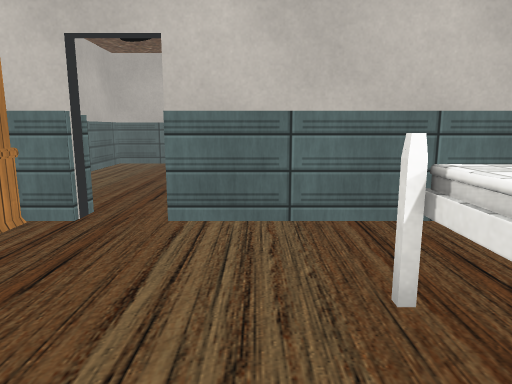
view 1 (above)

23 first-person views from a walk through a 3-D level made in the Unity game engine. The camera is 1.3 m above the floor, tilts 10° down and sees 70° across. The floor is counted in squares, 1 m on a side. Each view is taken from the middle of a square. On the plan, view 1 faces up. The plan holds only what a view shows up to about 15 squares ahead; the rest is blank. The place goes on beyond the plan. The player is left out. Door leaves are left out, so doorways stand open. Some surface patterns are stand-ins.

view 2
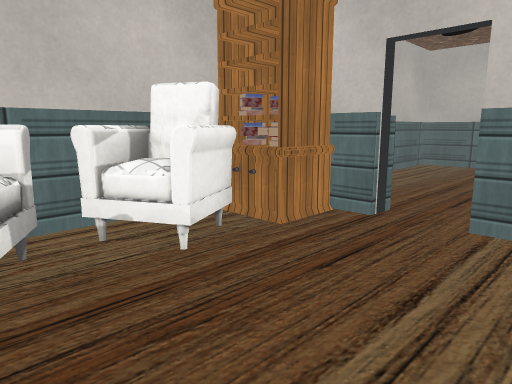

view 3
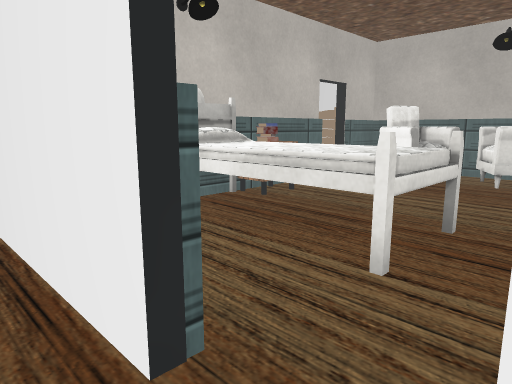

view 4
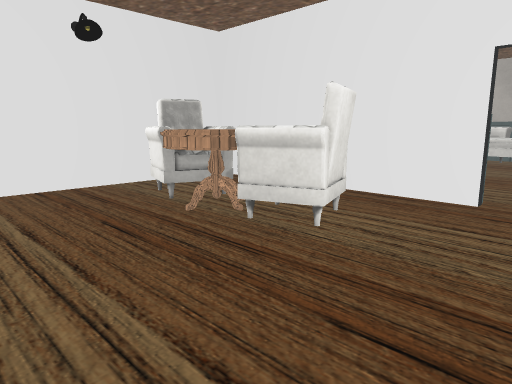

view 5
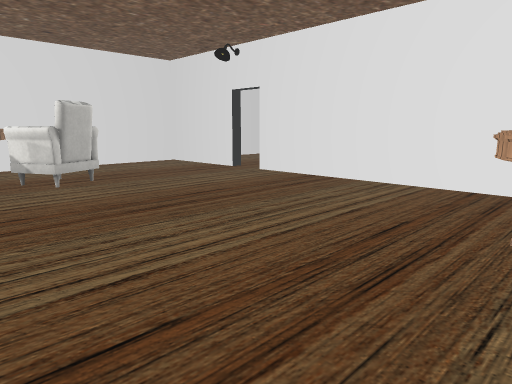

view 6
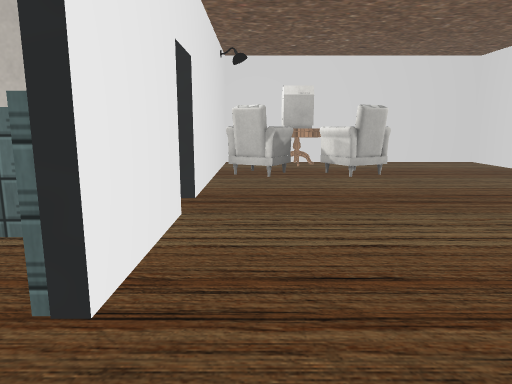

view 7
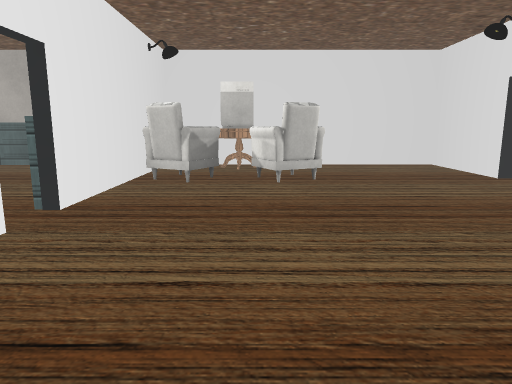

view 8
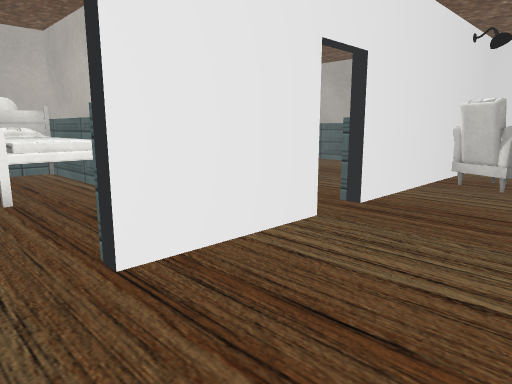

view 9
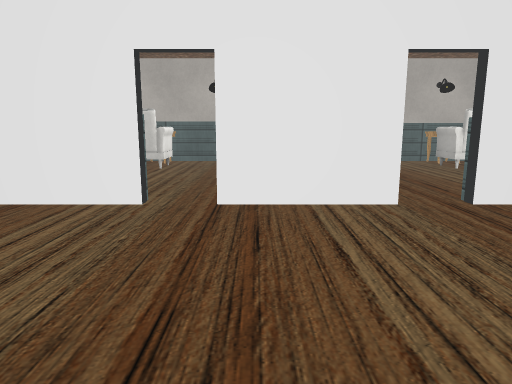

view 10
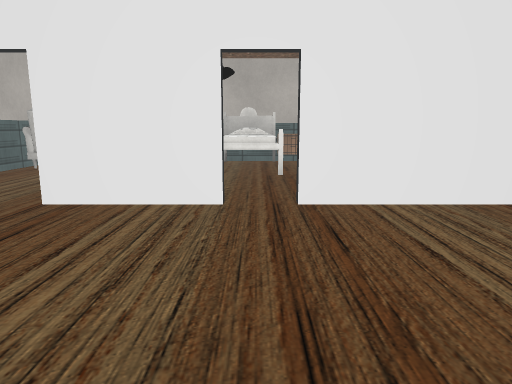

view 11
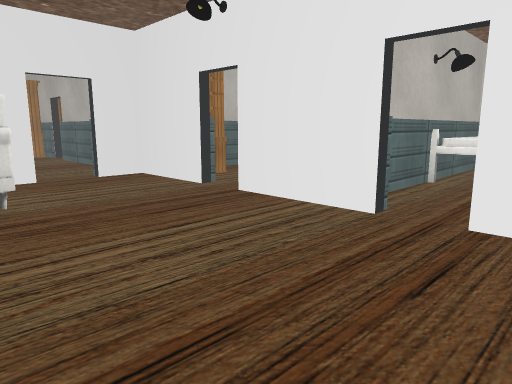

view 12
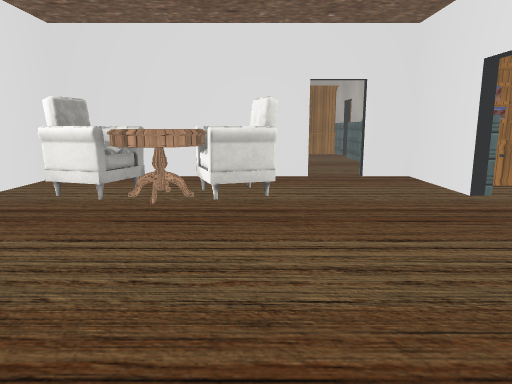

view 13
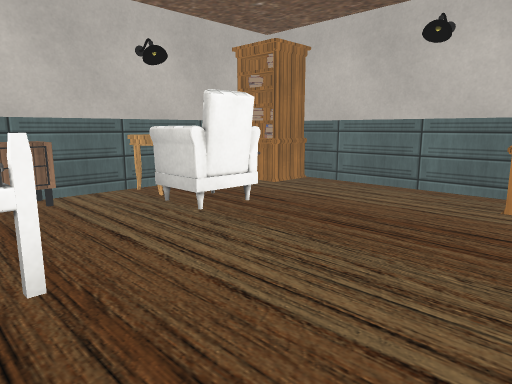

view 14
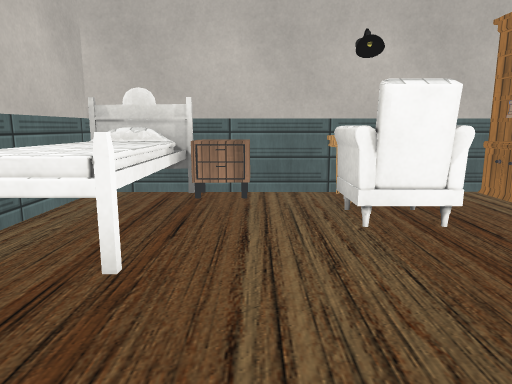

view 15
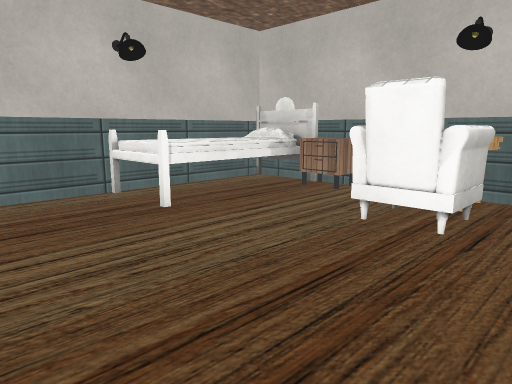

view 16
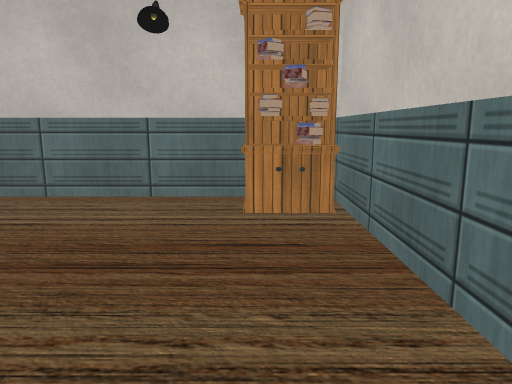

view 17
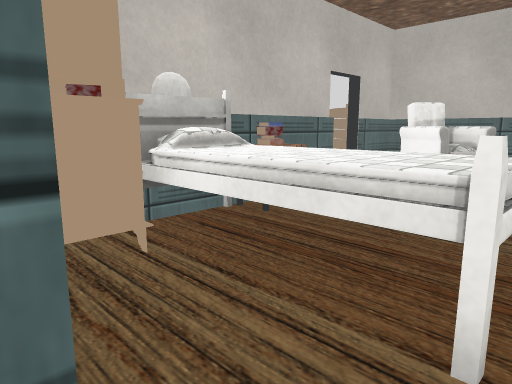

view 18
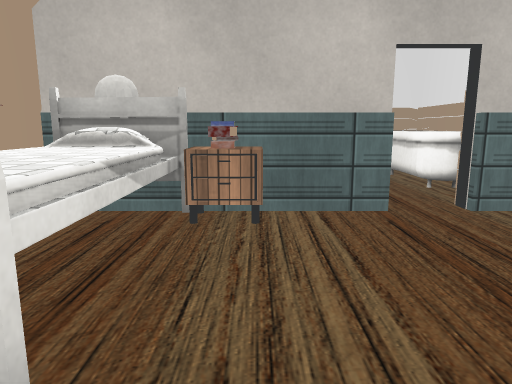

view 19
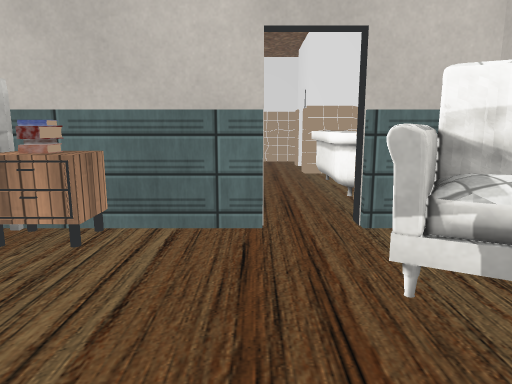

view 20
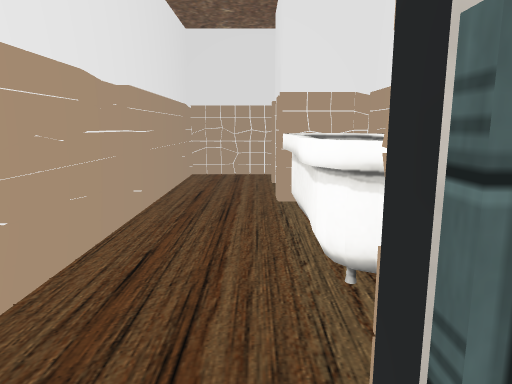

view 21
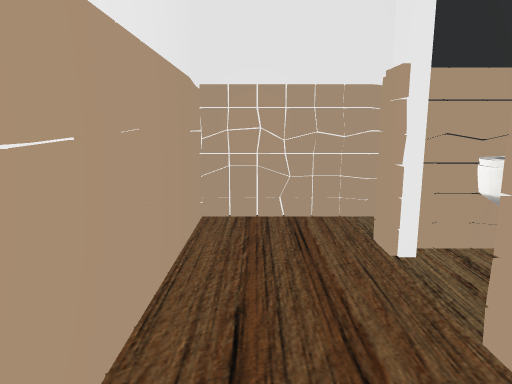

view 22
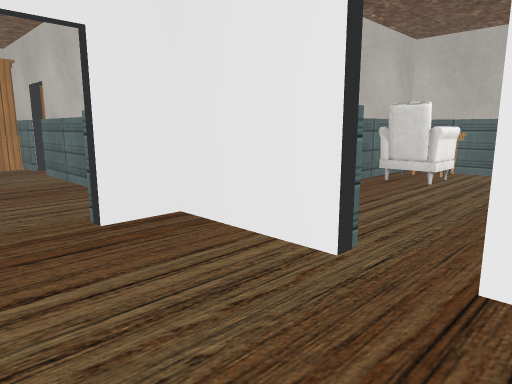

view 23
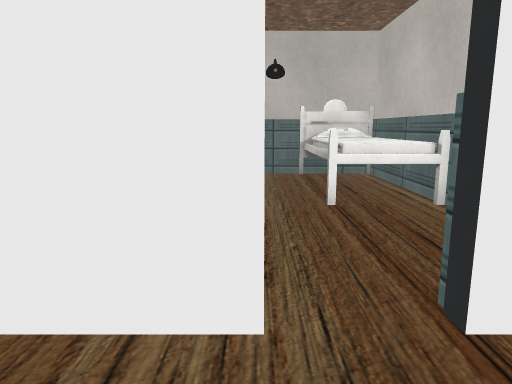

### Floor plan
Key: @ floor where view 1 was taken; # wall or solid block; . floor; B bookshelf; E bed; A armchair; K books; T table; H thing the floor can be seen under or through; C TV; L closet; I toilet; O other object.
Columns run from 5 left of view 1 to 21 right of it. Each row starts with its distance up from view 1.
 14 ###        ###############
 13 #..        OO EEEEETTTT#.O
 12 #..       #AA.EEEEE...T..O#
 11 #..       #AA.EEEEE..AAA..#
 10  ..       # ..EEEEE.......#
  9  ...      #...EE#EEE......#
  8  ...      # ....##........#
  7   ..       OB...##.......K#
  6   ...       BHH  #.......K#
  5 ###.#########HHHH#.########
  4 #OB.......#...........AA..#
  3 #A....................AACC#
  2 #AA...EEE.#...........AACC#
  1 #A....EEE.#.AA........AA..#
  0 #AA..@EELL#.AAA.......A...#
 -1 #A...K#EKK#.ATT...........#
 -2 ##.########.AA............#
 -3 #O..#     #.AA............#
 -4 #O..#     ############.####
 -5 #O..#                 .#
 -6 #O..#
 -7 #O..#
 -8 ##..#
 -9 #I..#
-10 ##..#
-11  ####

Positions as (right, up) in squares from view 1, and headings:
1: (0, 0), facing up
2: (0, 0), facing up-left
3: (6, 4), facing down-left
4: (12, 4), facing down-left
5: (8, 4), facing down-right
6: (7, 4), facing right
7: (8, 2), facing right
8: (8, 2), facing up-right
9: (10, -1), facing up
10: (13, -1), facing up
11: (15, 0), facing up-left
12: (15, 1), facing left
13: (13, 6), facing up-right
14: (15, 6), facing up
15: (19, 6), facing up-left
16: (14, 7), facing right
17: (5, 3), facing down-left
18: (0, 4), facing down
19: (-2, 3), facing down
20: (-3, -1), facing down
21: (-2, -6), facing down
22: (10, 2), facing up-left
23: (8, 3), facing up
